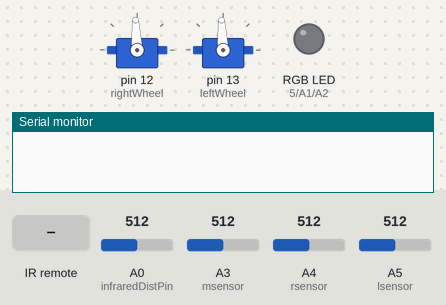
This sketch was run on a simulated Arduino Uno, built with avr-gcc and run on an emulated ATmega328P. Parts: 2 × servo, an RGB LED mixed from three pins (HIGH = lit), the last lines printed to the serial monitor. The test bench sets the inputs (shaded band); at power-on: A0 (infraredDistPin) = 512, A3 (msensor) = 512, A4 (rsensor) = 512, A5 (lsensor) = 512.

Above: at 1.2 s.
1.3 s: infrared code 0xB13 received
At 4.6 s:
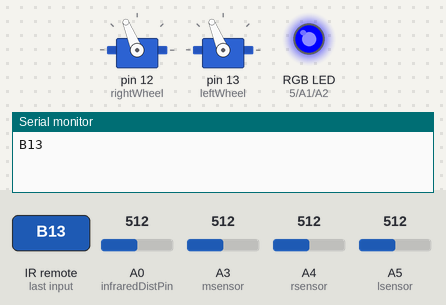
4.8 s: infrared code 0xC9A received
At 8.1 s:
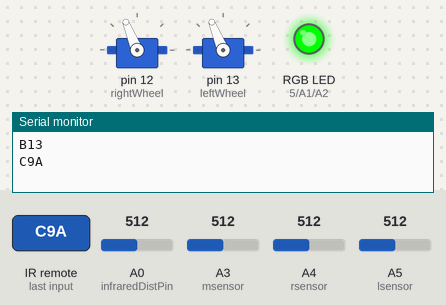
8.3 s: infrared code 0xEA9 received
At 10.8 s:
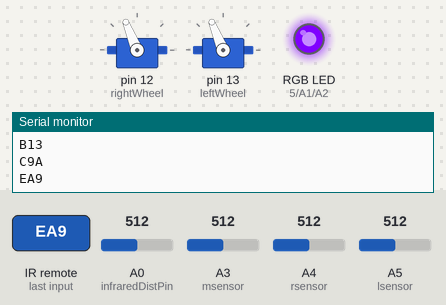
11.8 s: infrared code 0xA19 received
At 14.3 s:
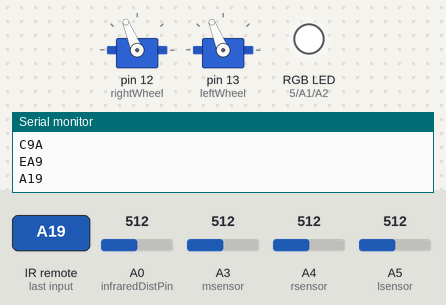
16.5 s: infrared code 0xE1E received
At 17.5 s:
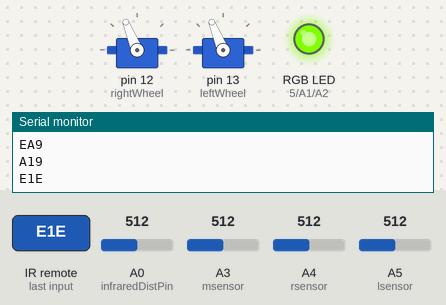
20.0 s: infrared code 0xF19 received
At 23.6 s:
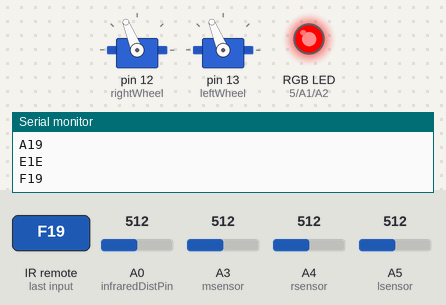
Timing chart, 0 to 32.1 s (numbered marks = the images above; inputs shaded):
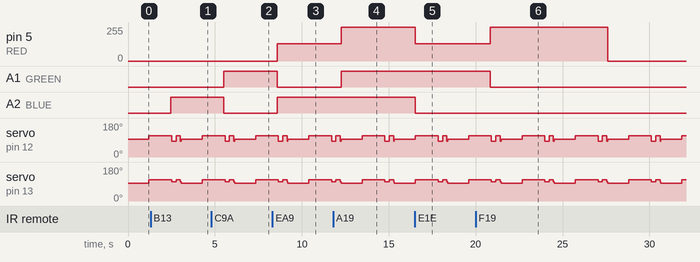

The sketch:

phase_2.ino
```cpp
#include<Servo.h>
#include<IRremote.h>

Servo rightWheel;
Servo leftWheel;

#define Receivers 3
#define Lreceiver 6
#define Rreceiver 9
#define mreceiver 7

IRrecv *receivers[Receivers];

decode_results results;

#define BLUE A2  //A2on robot, 5 board
#define GREEN A1 //A1 on robot, 6 board
#define RED 5 //A0 on robot, 9 board

unsigned long int ledOffTime;
int distance;
byte num;

#define infraredDistPin A0

#define lsensor A5
#define rsensor A4
#define msensor A3

const int whitelvl = 700;

bool leftLine;
bool rightLine;
bool middleLine;

void setup() {
  // put your setup code here, to run once:
  Serial.begin(9600);
  rightWheel.attach(12);
  leftWheel.attach(13);
  leftWheel.writeMicroseconds(1600);
  rightWheel.writeMicroseconds(1400);
  receivers[0] = new IRrecv(Rreceiver);
  receivers[1] = new IRrecv(mreceiver);
  receivers[2] = new IRrecv(Lreceiver);

  for (byte i = 0; i < Receivers; i++)
  {
    receivers[i]->enableIRIn();
  }

  pinMode(RED, OUTPUT);
  pinMode(GREEN, OUTPUT);
  pinMode(BLUE, OUTPUT);
}

void loop() {
  // put your main code here, to run repeatedly:
  //read_signal();
  //Serial.print(ledOffTime);
  //Serial.print("\t");
  //Serial.println(millis());

  if (millis() > ledOffTime) {
    analogWrite(RED, 0);
    analogWrite(BLUE, 0);
    analogWrite(GREEN, 0);
  }

  readLine();
  follow_line();
}

void follow_line() {

  if (analogRead(infraredDistPin) > 400)
    //if (distance <= 2 && distance > 0)
  {
    moveStop();
    for (int i = 0; i < 20; i++)
    {
      read_signal();
    }
    spinRight();
    delay(1250);
    read_signal();
    moveForward();
    delay(250);
  }
  if (!leftLine && !rightLine && middleLine)
  {
    moveForward();
  }
  //else
  if (!leftLine && !rightLine && !middleLine)
  {
    moveForward();
  }
  //else
  if (leftLine && !rightLine && !middleLine)
  {
    turnLeft();
    delay(10);
    moveForward();
  }
  //else
  if (!leftLine && rightLine && !middleLine)
  {
    turnRight();
    delay(100);
    moveForward();

  }
  //else
  if (rightLine && middleLine)
  {
    spinRight();
    delay(250);
    moveForward();
    delay(50);
  }
  //else
  if (leftLine && rightLine && !middleLine)
  {
    spinRight();
    delay(250);
    moveForward();
    delay(50);
  }
  //else
  if (leftLine && middleLine && !rightLine)
  {
    spinRight();
    delay(300);
    moveForward();
    delay(50);
  }
}

void readLine() {
  if (analogRead(lsensor) > whitelvl) {
    leftLine = false; //left sensor is not on the line
  } else {
    leftLine = true;  //left sensor is on the line
  }

  if (analogRead(rsensor) > whitelvl) {
    rightLine = false;
  } else {
    rightLine = true;
  }

  if (analogRead(msensor) > whitelvl) {
    middleLine = false;
  } else {
    middleLine = true;
  }

}

void read_signal() {
  for (int i = 0; i < Receivers; i++) {
    if (receivers[i]->decode(&results)) // have we received an IR signal? (taken from Elegoo tutorial)
    {

      Serial.println(results.value, HEX); //prints the value of
      switch (results.value)
      {
        case 0xB13: //water
          analogWrite(RED, 0);
          analogWrite(BLUE, 128);
          analogWrite(GREEN, 64);
          ledOffTime = millis() + 5000;
          break;
        case 0xC9A: //grass
          analogWrite(RED, 0);
          analogWrite(BLUE, 0);
          analogWrite(GREEN, 255);
          ledOffTime = millis() + 5000;
          break;
        case 0xEA9: //earth
          analogWrite(RED, 128);
          analogWrite(BLUE, 128);
          analogWrite(GREEN, 20);
          ledOffTime = millis() + 5000;
          break;
        case 0xA19:// air
          analogWrite(RED, 255);
          analogWrite(BLUE, 255);
          analogWrite(GREEN, 255);
          ledOffTime = millis() + 5000;
          break;
        case 0xE1E://electric
          analogWrite(RED, 128);
          analogWrite(BLUE, 0);
          analogWrite(GREEN, 128);
          ledOffTime = millis() + 5000;
          break;
        case 0xF19: // Fire
          analogWrite(RED, 255);
          analogWrite(BLUE, 0);
          analogWrite(GREEN, 55);
          ledOffTime = millis() + 5000;
          break;
        case 0x5A5: // Hit
          analogWrite(RED, 128);
          analogWrite(BLUE, 0);
          analogWrite(GREEN, 0);
          ledOffTime = millis() + 5000;
          break;
      }
      receivers[i]->resume(); // receive the next value

    }
    delay(20);
  }
}

void moveForward()
{
  rightWheel.writeMicroseconds(1400);
  leftWheel.writeMicroseconds(1600);
}

void moveStop() {
  rightWheel.writeMicroseconds(1500);
  leftWheel.writeMicroseconds(1500);
}

void moveBackward()
{
  rightWheel.writeMicroseconds(1700);
  leftWheel.writeMicroseconds(1300);
}

void spinLeft()
{
  rightWheel.writeMicroseconds(1300);
  leftWheel.writeMicroseconds(1300);
}

void spinRight()
{
  rightWheel.writeMicroseconds(1700);
  leftWheel.writeMicroseconds(1700);
}

void turnLeft()
{
  rightWheel.writeMicroseconds(1300);
  leftWheel.writeMicroseconds(1525);
}

void turnRight()
{
  rightWheel.writeMicroseconds(1475);
  leftWheel.writeMicroseconds(1700);
}

void pivotLeft()
{
  rightWheel.writeMicroseconds(1300);
  leftWheel.writeMicroseconds(1500);
}

void pivotRight()
{
  leftWheel.writeMicroseconds(1700);
  rightWheel.writeMicroseconds(1500);
}
```

Measured:
- after the input at 1.3 s, A2 (BLUE): LOW → HIGH after 1.2 s
- after the input at 4.8 s, A1 (GREEN): LOW → HIGH after 0.72 s; A2 (BLUE): HIGH → LOW after 0.72 s
- after the input at 8.3 s, pin 5 (RED): 0/255 → 128/255 after 0.29 s; A1 (GREEN): HIGH → LOW after 0.29 s; A2 (BLUE): LOW → HIGH after 0.29 s
- after the input at 11.8 s, pin 5 (RED): 128/255 → 255/255 after 0.47 s; A1 (GREEN): LOW → HIGH after 0.47 s; A2 (BLUE): stays HIGH (without the input it goes to LOW after 3.5 s)
- after the input at 16.5 s, pin 5 (RED): 255/255 → 128/255 at once; A1 (GREEN): stays HIGH (without the input it goes to LOW after 1.9 s); A2 (BLUE): HIGH → LOW after 0.01 s instead of 1.9 s
- after the input at 20.0 s, pin 5 (RED): 128/255 → 255/255 after 0.85 s, → 0/255 6.7 s later; A1 (GREEN): HIGH → LOW after 0.85 s instead of 4.5 s
- by itself, servo on pin 12 (rightWheel): repeats every 3.1 s: 112° 0.25 s, 83° 0.05 s, 93° 1.2 s, 112° 1.3 s, 83° 0.25 s
- by itself, servo on pin 13 (leftWheel): repeats every 3.1 s: 112° 0.25 s, 102° 0.05 s, 93° 1.2 s, 112° 1.3 s, 102° 0.25 s
